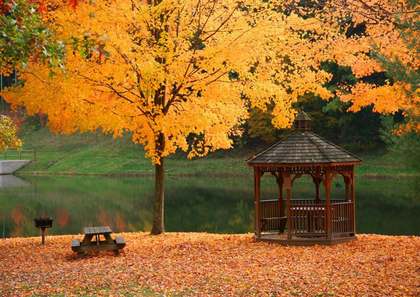
%> input picture src/manzara.bmp, 420 x 297 px, shrunk from 800 x 565 before the run
$ octave runme_normal.m   (GNU Octave 9; MATLAB toolbox functions it lacks are replaced by stand-ins)
%> lines starting %> are read from the running program, lines starting %| are printed output that depends on the picture; in (x1, y1, x2, y2) boxes, pixels count from 0 and x2, y2 are one past the last pixel; in counts of white or black regions, pixels touching at a corner belong together; the program's own positions count from 1
### src/Data2rgb_normal.m
function Data2rgb_normal(ImPath, data, stImPath, renk)
%> called with ImPath = 'manzara.bmp', data = '19bal omu.edu.tr', stImPath = 'sonuc.png', renk = 1
% function Data2rgb_normal(ImPath, data, stImPath, renk)
%
% Icerisine veri gizlenecek olan resim dosyasinin adresini,
% gizlenecek olan veriyi, ve veri gizlenmis olan resmin
% konulacagi adresi alir. Veriyi hedef resmine koyarak
% urettigi sonuc resmini ise ilgili yere kaydeder.
%
%   Ornek Kullanim
%   -------
%   kaynak_resim = 'manzara.bmp';
%   veri = 'omu.edu.tr';
%   hedef_resim = 'sonuc.png';
%   Data2rgb_normal(kaynak_resim, veri, hedef_resim, 1);
%
% Yukaridaki ornek calistirildiktan sonra, calisma dizinimizde,
% icerisine 'omu.edu.tr' verisi gizlenmis olan, 'sonuc.jpg'
% isminde bir resim dosyasi olusacaktir.

dbg = false;
rgb = imread(ImPath);
%> rgb is the input picture: size 297x420x3 uint8; mean R, G, B 148.3, 105, 45.5
rgbSonuc = rgb;
rgbEnc = Encyrpter_normal(rgb(:, :, renk), data, dbg);

rgbSonuc(:, :, renk) = rgbEnc;
imwrite(rgbSonuc, stImPath, 'png');

%Veriyi renkli resme nasil gomecegimizi daha sonra belirleyecegiz.

### src/Encyrpter_normal.m
function rmat = Encyrpter_normal(mat, data, dbg)
%> called with data = '19bal omu.edu.tr', dbg = false
%function rmat = Encyrpter(mat, data, dbg)
% Metin iceren "data" yi, "mat" matrisi icerisine bloklama yapmak suretiyle
% yerlestirerek yeni bir matris ("rmat") uretir ve bunu dondurur.
%
%   Ornek Kullanim
%   -------
%   data = '19mayis';
%   mat = magic(15);
%   rmat = Encyrpter_normal(mat, data, true);
%
%   See also st_BinBl, st_binB, Decyrpter_normal

% $Date: 2009/12/17 17:15 $

rmat = mat;
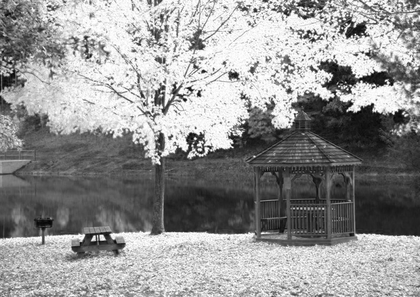
%> rmat: size 297x420 uint8; min 1, max 255, mean 148.3

% 2. bloklara ayir
% DI: Data Index
% DS: Data Size
%  resmin ilk bloguna mesaj uzunlugunu koy
DS = uint8(length(data));
DI = 1;

% BB: Blok Boyutu
BB = 3;
BBX = BB;
BBY = BB;
[H, W] = size(mat);
%> H = 297; W = 420

% BS: Blok Sayisi
BSX = floor(W / BBX);
%> BSX = 140
BSY = floor(H / BBX);
%> BSY = 99

% 3. her bir bloga veriden bir Bayt yerlestir
% 4. bloklari birlestir
for bX=1:BSX,
    for bY=1:BSY,
        konum.sol = (bX - 1) * BBX + 1;
        konum.sag = konum.sol + BBX - 1;
        konum.ust = (bY - 1) * BBY + 1;
        konum.alt = konum.ust + BBY - 1;

        Bl = mat(konum.sol:konum.sag, konum.ust:konum.alt);

        if bX == 1 && bY == 1,
            tB = DS;
        else
            chr = data(DI);
            tB = unicode2native(chr);
            DI = DI + 1;
        end

        rBl = st_BinBl(tB, Bl);

        rmat(konum.sol:konum.sag, konum.ust:konum.alt) = rBl;
        if DI > DS, break; end
    end
    if DI > DS, break; end
end
%> rmat: size 297x420 uint8; 0.07% of pixels changed, all inside (x1, y1, x2, y2) = (0, 0, 51, 3)
%> after the loop, DI = 17; chr = 'r'; konum = {sol 1, sag 3, ust 49, alt 51}; tB = 114

### src/Decyrpter_normal.m
function data = Decyrpter_normal(mat)
%function data = Decyrpter_normal(mat)
%
%Gizli veri iceren "mat" matrisi icerisinden, gizlenmis olan veriyi
%cikararak "data" icerisine atar ve bunu dondurur.
%
%   Ornek Kullanim
%   -------
%   data = '19mayis';
%   mat = magic(15);
%   rmat = Encyrpter_normal(mat, data);
%   data = Decyrpter_normal(rmat)
%
%   ***Once Encyrpter ornegini calistirarak "rmat" i elde ediniz.
%
%   See also st_BinBl, st_binB, Encyrpter

% $Date: 2009/12/17 17:15 $


DI = 1;

% BB: Blok Boyutu
BB = 3;
BBX = BB;
BBY = BB;
[H, W] = size(mat);
%> H = 297; W = 420

% BS: Blok Sayisi
BSX = floor(W / BBX);
%> BSX = 140
BSY = floor(H / BBX);
%> BSY = 99

% 3. her bir blogdan Bayti oku mesaji olustur
% 4. bloklari birlestir
for bX=1:BSX,
    for bY=1:BSY,
        konum.sol = (bX - 1) * BBX + 1;
        konum.sag = konum.sol + BBX - 1;
        konum.ust = (bY - 1) * BBY + 1;
        konum.alt = konum.ust + BBY - 1;

        rBl = mat(konum.sol:konum.sag, konum.ust:konum.alt);

        rB = re_BinBl(rBl);

        if bX == 1 && bY == 1,
            DS = rB;
        else
            rchr = native2unicode(rB);
            data(DI) = rchr;
            DI = DI + 1;
        end

        if DI > DS, break; end
    end
    if DI > DS, break; end
end
%> the run ends on the next line

### src/runme_normal.m
% demo
clear all;  close all;  clc;

kaynak_resim = 'manzara.bmp';
veri = '19bal omu.edu.tr';
hedef_resim = 'sonuc.png';
renk = 1;
%Kirmizi icin 1, Yesil icin 2, Mavi icin 3.

tic
Data2rgb_normal(kaynak_resim, veri, hedef_resim, renk);
saklama_suresi = toc

figure(1)
    subplot(121),   imshow(kaynak_resim);   title('kaynak');
    subplot(122),   imshow(hedef_resim);    title('hedef');

% decrypt
rgb = imread(hedef_resim);

tic
gizli_mesaj = Decyrpter_normal(rgb(:,:,renk))
